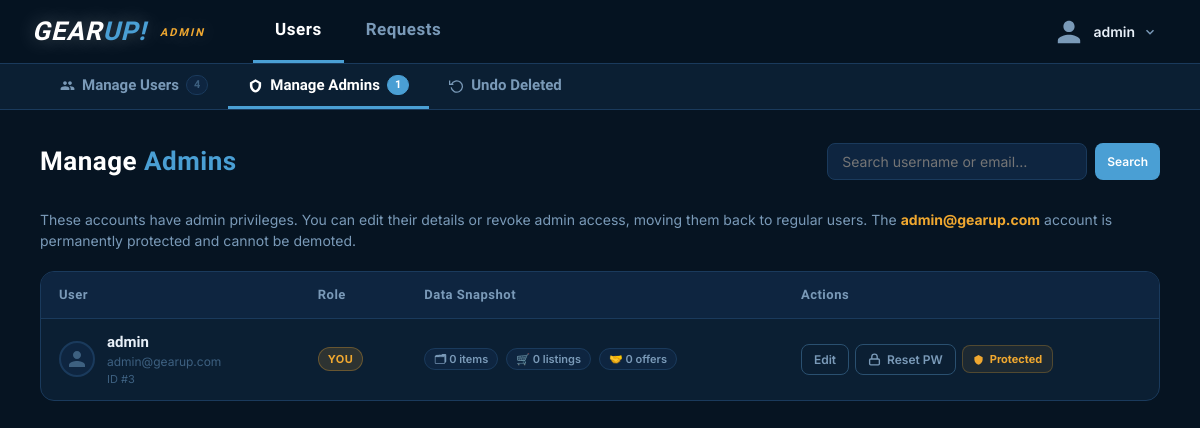
The app's page /admin_users.php?sub=admins (signed in) with its own data.
### tables this page shows
CREATE TABLE `users` (
  `id` int(11) NOT NULL,
  `name` varchar(255) NOT NULL,
  `picture` varchar(255) NOT NULL,
  `email` varchar(255) NOT NULL,
  `password` varchar(255) NOT NULL,
  `credits` decimal(10,2) NOT NULL DEFAULT 10000.00,
  `is_admin` tinyint(1) DEFAULT 0,
  `deleted_at` datetime DEFAULT NULL
);

### admin_users.php (the view, shortened to what this page needs)
<?php
require_once "connections.php";
$me = $_SESSION["id"];
$sub = $_GET['sub'] ?? 'manage';
$search = trim($_GET['q'] ?? '');
if ($sub === 'deleted') {
    $sql = "SELECT u.id, u.name, u.email, u.credits, u.is_admin, u.picture, u.deleted_at,
                   (SELECT COUNT(*) FROM user_items WHERE user_id = u.id)                             AS item_count,
                   (SELECT COUNT(*) FROM market_listings WHERE user_id = u.id)                        AS listing_count,
                   (SELECT COUNT(*) FROM trade_offers WHERE sender_id = u.id OR receiver_id = u.id)   AS offer_count
            FROM users u
            WHERE u.deleted_at IS NOT NULL";
    if ($search) { $sql .= " AND (u.name LIKE ? OR u.email LIKE ?)"; }
    $sql .= " ORDER BY u.deleted_at DESC";
} elseif ($sub === 'admins') {
    $sql = "SELECT u.id, u.name, u.email, u.credits, u.is_admin, u.picture, u.deleted_at,
                   (SELECT COUNT(*) FROM user_items WHERE user_id = u.id)                                    AS item_count,
                   (SELECT COUNT(*) FROM market_listings WHERE user_id = u.id AND status='active')           AS listing_count,
                   (SELECT COUNT(*) FROM trade_offers WHERE sender_id = u.id OR receiver_id = u.id)          AS offer_count
            FROM users u
            WHERE u.deleted_at IS NULL AND u.is_admin = 1";
    $sql .= " ORDER BY u.name ASC";
}
$stmt = mysqli_prepare($link, $sql);
mysqli_stmt_execute($stmt);
$result = mysqli_stmt_get_result($stmt);
$users  = [];
while ($row = mysqli_fetch_assoc($result)) { $users[] = $row; }
$count_manage  = (int) mysqli_fetch_row(mysqli_query($link, "SELECT COUNT(*) FROM users WHERE deleted_at IS NULL AND is_admin = 0"))[0];
$count_admins  = (int) mysqli_fetch_row(mysqli_query($link, "SELECT COUNT(*) FROM users WHERE deleted_at IS NULL AND is_admin = 1"))[0];
?>
<!DOCTYPE html>
<html lang="en">
<head>
    <link rel="stylesheet" href="nav_styles.css">
</head>
<body>
<?php include 'nav.php'; ?>
<div class="sub-nav">
    <a href="admin_users.php?sub=manage" class="sub-nav-link <?= $sub === 'manage' ? 'active' : '' ?>">
        Manage Users
        <span class="sub-nav-badge"><?= $count_manage ?></span>
    </a>
    <a href="admin_users.php?sub=admins" class="sub-nav-link <?= $sub === 'admins' ? 'active' : '' ?>">
        <svg width="15" height="15" viewBox="0 0 24 24" fill="currentColor"><path d="M12 2L3 7v5c0 5.25 3.75 10.15 9 11.35C17.25 22.15 21 17.25 21 12V7l-9-5zm0 4l5 2.8V12c0 3.42-2.42 6.63-5 7.74C9.42 18.63 7 15.42 7 12V8.8L12 6z"/></svg>
        Manage Admins
        <span class="sub-nav-badge"><?= $count_admins ?></span>
    </a>
    <a href="admin_users.php?sub=deleted" class="sub-nav-link <?= $sub === 'deleted' ? 'active' : '' ?>">
        <svg width="15" height="15" viewBox="0 0 24 24" fill="none" stroke="currentColor" stroke-width="2"><polyline points="1 4 1 10 7 10"/><path d="M3.51 15a9 9 0 1 0 .49-4.5"/></svg>
        Undo Deleted
    </a>
</div>
<div class="admin-page">
    <div class="page-header">
        <div class="page-title">
            <?php if ($sub === 'deleted'): ?>
                Undo <span>Deleted</span> Accounts
            <?php elseif ($sub === 'admins'): ?>
                Manage <span>Admins</span>
            <?php else: ?>
                Manage <span>Users</span>
            <?php endif; ?>
        </div>
        <div class="search-bar">
            <form method="GET" action="admin_users.php" style="display:flex;gap:8px;">
                <input type="text" name="q" placeholder="Search username or email…" value="<?= htmlspecialchars($search) ?>">
                <button type="submit" class="btn btn-accent btn-sm">Search</button>
            </form>
        </div>
    </div>
    <?php if ($sub === 'deleted'): ?>
    <p style="color:var(--text-dim);font-size:14px;margin-bottom:20px;">
        Deleted accounts are preserved in full — inventory items, market listings (paused), and all offers (sent/received) remain intact.
        Restoring an account re-activates it immediately.
    </p>
    <?php elseif ($sub === 'admins'): ?>
    <p style="color:var(--text-dim);font-size:14px;margin-bottom:20px;">
        These accounts have admin privileges. You can edit their details or revoke admin access, moving them back to regular users.
        The <strong style="color:var(--warn);">admin@gearup.com</strong> account is permanently protected and cannot be demoted.
    </p>
    <?php endif; ?>
    <div class="table-card">
        <?php if (empty($users)): ?>
        <div class="empty-state">
            <svg width="48" height="48" viewBox="0 0 24 24" fill="currentColor"><path d="M12 2C6.48 2 2 6.48 2 12s4.48 10 10 10 10-4.48 10-10S17.52 2 12 2zm1 15h-2v-2h2v2zm0-4h-2V7h2v6z"/></svg>
            <div>
                <?php if ($sub === 'deleted'): ?>No deleted accounts found.
                <?php elseif ($sub === 'admins'): ?>No admin accounts found.
                <?php else: ?>No users found.<?php endif; ?>
            </div>
        </div>
        <?php else: ?>
        <table class="users-table">
            <thead>
                <tr>
                    <th>User</th>
                    <th>Role</th>
                    <th>Data Snapshot</th>
                    <th>Actions</th>
                </tr>
            </thead>
            <tbody>
            <?php foreach ($users as $u):
                $is_protected = strtolower($u['email']) === 'admin@gearup.com';
            ?>
            <tr>
                <td>
                    <div class="td-inner">
                        <?php if (!empty($u['picture'])): ?>
                            <img src="<?= htmlspecialchars($u['picture']) ?>" class="user-avatar" alt="">
                        <?php else: ?>
                            <div class="user-avatar">
                                <svg width="20" height="20" viewBox="0 0 24 24" fill="currentColor"><path d="M12 12c2.7 0 4.8-2.1 4.8-4.8S14.7 2.4 12 2.4 7.2 4.5 7.2 7.2 9.3 12 12 12zm0 2.4c-3.2 0-9.6 1.6-9.6 4.8v2.4h19.2v-2.4c0-3.2-6.4-4.8-9.6-4.8z"/></svg>
                            </div>
                        <?php endif; ?>
                        <div>
                            <div style="font-family:var(--font-display);font-size:15px;font-weight:600;color:var(--text);"><?= htmlspecialchars($u['name']) ?></div>
                            <div style="font-size:12px;color:var(--text-muted);"><?= htmlspecialchars($u['email'] ?? '—') ?></div>
                            <div style="font-size:11px;color:var(--text-muted);">ID #<?= $u['id'] ?></div>
                        </div>
                    </div>
                </td>
                <td>
                    <div class="td-inner">
                        <?php if ($u['id'] == $me): ?>
                            <span class="badge badge-admin">You</span>
                        <?php elseif ($u['is_admin']): ?>
                            <span class="badge badge-admin">Admin</span>
                        <?php else: ?>
                            <span class="badge badge-user">User</span>
                        <?php endif; ?>
                    </div>
                </td>
                <td>
                    <div class="td-inner">
                        <div class="stat-pills">
                            <span class="stat-pill">🗂 <?= $u['item_count'] ?> items</span>
                            <span class="stat-pill">🛒 <?= $u['listing_count'] ?> listings</span>
                            <span class="stat-pill">🤝 <?= $u['offer_count'] ?> offers</span>
                        </div>
                    </div>
                </td>
                <td>
                    <div class="td-inner action-group">
                        <?php if ($sub === 'deleted'): ?>
                            <form method="POST" action="admin_users.php?sub=deleted">
                                <input type="hidden" name="action"  value="restore_user">
                                <input type="hidden" name="user_id" value="<?= $u['id'] ?>">
                                <button type="submit" class="btn btn-success btn-sm">
                                    <svg width="13" height="13" viewBox="0 0 24 24" fill="none" stroke="currentColor" stroke-width="2.5"><polyline points="1 4 1 10 7 10"/><path d="M3.51 15a9 9 0 1 0 .49-4.5"/></svg>
                                    Restore
                                </button>
                            </form>
                        <?php elseif ($sub === 'admins'): ?>
                            <button class="btn btn-ghost btn-sm"
                                    onclick='openEditModal(<?= json_encode($u, JSON_HEX_APOS | JSON_HEX_QUOT) ?>, true)'>
                                Edit
                            </button>
                            <?php if ($u['id'] == $me): ?>
                            <button class="btn btn-ghost btn-sm"
                                    onclick="openResetModal(<?= $u['id'] ?>, '<?= htmlspecialchars(addslashes($u['name'])) ?>')">
                                <svg width="13" height="13" viewBox="0 0 24 24" fill="none" stroke="currentColor" stroke-width="2.5"><rect x="3" y="11" width="18" height="11" rx="2" ry="2"/><path d="M7 11V7a5 5 0 0 1 10 0v4"/></svg>
                                Reset PW
                            </button>
                            <?php endif; ?>
                            <?php if ($u['id'] != $me && !$is_protected): ?>
                            <form method="POST" action="admin_users.php?sub=admins" style="display:inline;">
                                <input type="hidden" name="action"  value="toggle_admin">
                                <input type="hidden" name="user_id" value="<?= $u['id'] ?>">
                                <button type="submit" class="btn btn-warn btn-sm"
                                        onclick="return confirm('Remove admin privileges from <?= htmlspecialchars(addslashes($u['name'])) ?>? They will be moved to Manage Users.')">
                                    <svg width="13" height="13" viewBox="0 0 24 24" fill="none" stroke="currentColor" stroke-width="2.5"><path d="M12 2L3 7v5c0 5.25 3.75 10.15 9 11.35C17.25 22.15 21 17.25 21 12V7l-9-5z"/><line x1="18" y1="6" x2="6" y2="18"/></svg>
                                    Revoke Admin
                                </button>
                            </form>
                            <?php elseif ($is_protected): ?>
                            <span class="protected-notice">
                                <svg width="11" height="11" viewBox="0 0 24 24" fill="currentColor"><path d="M12 2L3 7v5c0 5.25 3.75 10.15 9 11.35C17.25 22.15 21 17.25 21 12V7l-9-5z"/></svg>
                                Protected
                            </span>
                            <?php endif; ?>
                        <?php endif; ?>
                    </div>
                </td>
            </tr>
            <?php endforeach; ?>
            </tbody>
        </table>
        <?php endif; ?>
    </div>
</div>
</body>
</html>

### nav_styles.css (style rules this page uses)
*, *::before, *::after { box-sizing: border-box; margin: 0; padding: 0; }
:root { --bg-dark: #061422; --bg-card: #0b1f33; --bg-card-2: #0e2540; --border: #1a3a5c; --border-light: #2a5070; --accent: #4a9fd4; --accent-hover: #5cb8f0; --accent-glow: rgba(74,159,212,0.25); --danger: #e0483a; --danger-hover: #f05545; --success: #3cb878; --warn: #f0a830; --text: #e8f0f8; --text-dim: #7a9ab8; --text-muted: #3d6080; --rarity-covert:#e05050; --rarity-fn: #4caf76; --font-display: 'Rajdhani', sans-serif; --font-body: 'Inter', sans-serif; --radius: 8px; --radius-lg: 14px; --shadow: 0 4px 24px rgba(0,0,0,0.5); --shadow-lg: 0 8px 48px rgba(0,0,0,0.7); }
body { font-family: var(--font-body); background-color: var(--bg-dark); color: var(--text); min-height: 100vh; line-height: 1.5; }
.btn { display: inline-flex; align-items: center; justify-content: center; gap: 6px; padding: 9px 16px; border-radius: var(--radius); font-family: var(--font-body); font-size: 13px; font-weight: 600; cursor: pointer; border: none; text-decoration: none; transition: filter 0.15s, transform 0.1s; white-space: nowrap; }
.btn-accent { background: var(--accent); color: #fff; }
.btn-ghost { background: transparent; border: 1px solid var(--border-light); color: var(--text-dim); }
.btn-sm { padding: 7px 12px; font-size: 12px; }

### records on screen
users: name "admin", email "admin@gearup.com", id "3", shows "YOU", item_count "0", listing_count "0", offer_count "0", shows "Protected"

### other values on screen
$user_display_name "admin"
$count_manage "4"
$count_admins "1"
